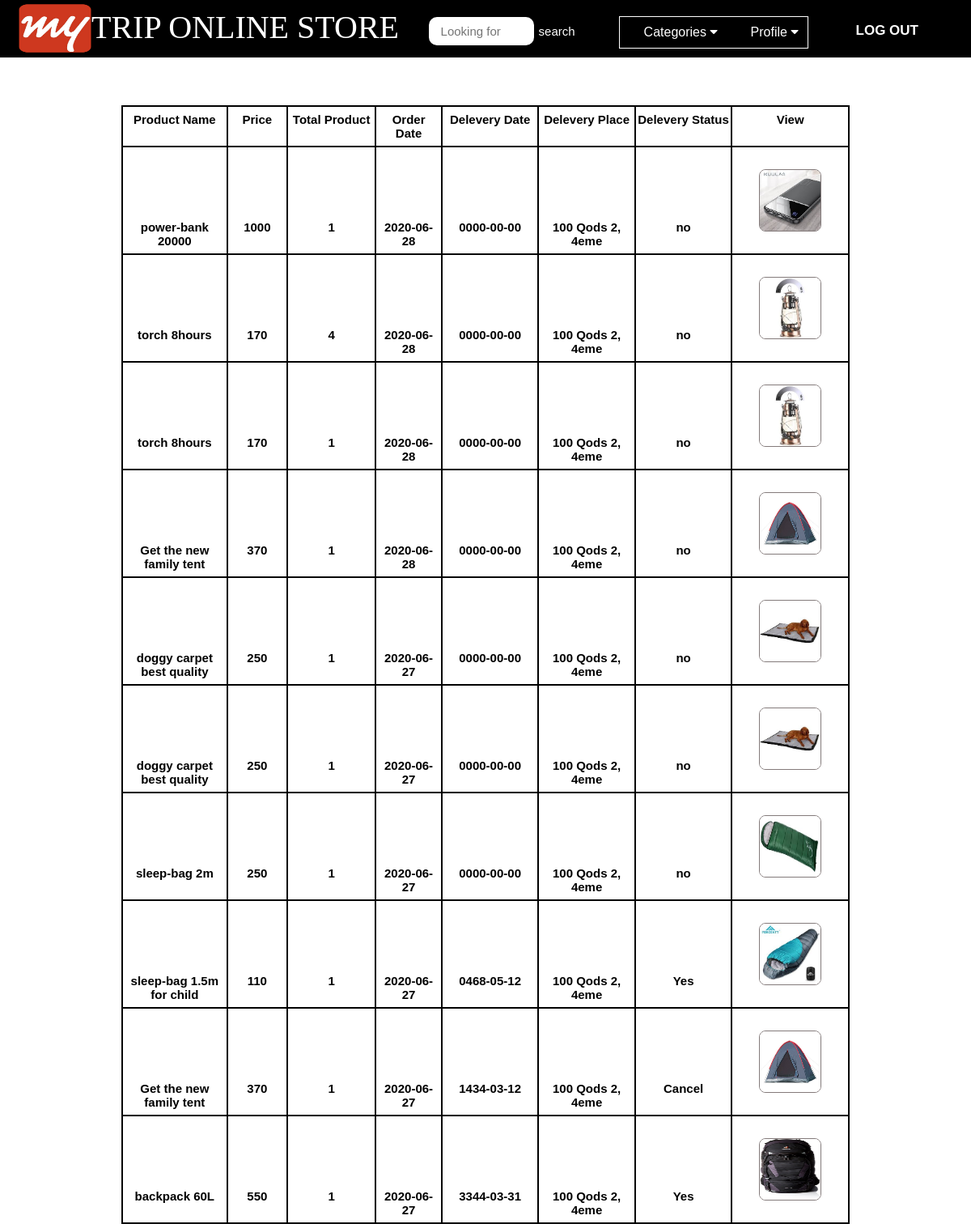
The app's page /profile.php (signed in) with its own data.
### tables this page shows
CREATE TABLE IF NOT EXISTS `orders` (
  `id` int(11) NOT NULL AUTO_INCREMENT,
  `uid` int(11) NOT NULL,
  `pid` int(11) NOT NULL,
  `quantity` int(11) NOT NULL,
  `oplace` text NOT NULL,
  `mobile` varchar(15) NOT NULL,
  `dstatus` varchar(10) NOT NULL DEFAULT 'no',
  `odate` date NOT NULL,
  `ddate` date NOT NULL,
  `delivery` varchar(30) NOT NULL,
  `price` int(11) DEFAULT NULL,
  PRIMARY KEY (`id`)
);

CREATE TABLE IF NOT EXISTS `products` (
  `id` int(11) NOT NULL AUTO_INCREMENT,
  `pName` varchar(100) NOT NULL,
  `price` int(11) NOT NULL,
  `piece` int(11) NOT NULL,
  `description` text NOT NULL,
  `available` int(11) NOT NULL,
  `category` varchar(100) NOT NULL,
  `type` varchar(100) NOT NULL,
  `item` varchar(100) NOT NULL,
  `pCode` varchar(20) NOT NULL,
  `picture` text NOT NULL,
  PRIMARY KEY (`id`)
);

### profile.php (the view, shortened to what this page needs)
<?php
if (!isset($_SESSION['user_login'])) {
	header("location: login.php");
}
else {
	$user = $_SESSION['user_login'];
}
$search_value = "";
?>
<!DOCTYPE html>
<html>
<head>
	<link rel="stylesheet" type="text/css" href="css/style.css">
        <link rel="stylesheet" href="https://cdnjs.cloudflare.com/ajax/libs/font-awesome/4.7.0/css/font-awesome.min.css">
</head>
<body style="background-image:url(image/94.jpg); background-position: center center; background-repeat: no-repeat; background-size:cover;">
	<div class="homepageheader">
			<div class="signinButton loginButton">
				<div class="uiloginbutton signinButton loginButton" style="margin-right: 40px;">
					<?php
						if ($user!="") {
							echo '<a style="text-decoration: none; color: #fff;" href="logout.php">LOG OUT</a>';
						}
						else {
							echo '<a style="text-decoration: none; color: #fff;" href="signup.php">SIGN UP</a>';
						}
					 ?>
				</div>
					<div>
					<?php
						if ($user!="") {
							echo '<div style="color: #FFFFFF;line-height: 10px;padding: 0px 24px;text-align: center;text-decoration: none;float: right;margin: 20px 0px 0px 10px; font-size: 10px;">
							        <div class="navbar1">
                                    <div class="dropdown1">
                                        <button class="dropbtn1" onclick="myFunction()">Profile
                                         <i class="fa fa-caret-down"></i>
                                        </button>
                                     <div class="dropdown-content1" id="myDropdown">
                                        <a href="mycart.php " style="border-top-left-radius:0px;border-top-right-radius:0px;">My</br></br>Cart</a>
                                        <a href="profile.php">My</br></br>Orders</a>
										<a href="addproduct.php">Add</br></br>Product</a>
                                        <a href="settings.php" style="border-bottom-left-radius:10px;border-bottom-right-radius:10px;">Settings</a>
                                     </div>
                                    </div>
									 <div class="dropdown2">
                                        <button class="dropbtn2" onclick="myFunction1()">Categories
                                         <i class="fa fa-caret-down"></i>
                                        </button>
                                     <div class="dropdown-content2" id="myDropdown2">
										<a href="OurProducts/back.php" style="border-top-left-radius:0px;border-top-right-radius:0px;">BACK&pack</a>
				                        <a href="OurProducts/carpet.php" >CARPETS</a>
				                        <a href="OurProducts/tent.php" >TENTS</a>
				                        <a href="OurProducts/sleep.php" >SLEEP&Bag</a>
				                        <a href="OurProducts/torch.php" >TORCH</a>
				                        <a href="OurProducts/power.php" style="border-bottom-left-radius:10px;border-bottom-right-radius:10px;">POWER&Bank</a>
                                     </div>
                                    </div>
                                   </div>
								   </div>';
						}
					 ?>
				</div>
			</div>
			<div style="float: left; margin: 5px 0px 0px 23px;">
				<a href="index.php">
					<img style=" height: 60px; width: 90px;" src="image/ayman.png">
				</a>
			</div>
			<div style="float:left;">
			<h1 style="padding:10px 0px 0px 0px ;color:white;font-size:40px;font-family:verdana;">TRIP ONLINE STORE</h1>
			</div>
			<div id="srcheader" style="float:right;margin:5px 0px 0px 0px;">
				<form id="newsearch" method="get" action="search.php">
				        <?php
				        	echo '<input type="text" class="srctextinput" name="keywords" size="21" maxlength="120"  placeholder="Looking for" value="'.$search_value.'"><input type="submit" value="search" class="srcbutton" >';
				         ?>
				</form>
			</div>
		</div>
		<div class="categolis">
		</div>
	<div style="margin-top: 20px;">
		<div style="width: 900px; margin: 0 auto;">
			<ul>
				<li >
					<div>
						<div>
							<table class="rightsidemenu" style="color:#000">
								<tr style="font-weight: bold; height:40px;" colspan="10" >
									<th>Product Name</th>
									<th>Price</th>
									<th>Total Product</th>
									<th>Order Date</th>
									<th>Delevery Date</th>
									<th>Delevery Place</th>
									<th>Delevery Status</th>
									<th>View</th>
								</tr>
								<tr >
									<?php include ( "inc/connect.inc.php");
									$query = "SELECT * FROM orders WHERE uid='$user' ORDER BY id DESC";
									$run = mysqli_query($con,$query);
									while ($row=mysqli_fetch_assoc($run)) {
										$pid = $row['pid'];
										$quantity = $row['quantity'];
										$oplace = $row['oplace'];
										$odate = $row['odate'];
										$ddate = $row['ddate'];
										$dstatus = $row['dstatus'];
										$query1 = "SELECT * FROM products WHERE id='$pid'";
										$run1 = mysqli_query($con,$query1);
										$row1=mysqli_fetch_assoc($run1);
										$pId = $row1['id'];
										$pName = substr($row1['pName'], 0,50);
										$price = $row1['price'];
										$picture = $row1['picture'];
										$item = $row1['item'];
									 ?>
									<th><?php echo $pName; ?></th>
									<th><?php echo $price; ?></th>
									<th><?php echo $quantity; ?></th>
									<th><?php echo $odate; ?></th>
									<th><?php echo $ddate; ?></th>
									<th><?php echo $oplace; ?></th>
									<th><?php echo $dstatus; ?></th>
									<th><?php echo '<div class="home-prodlist-img"><a href="OurProducts/view_product.php?pid='.$pId.'">
													<img src="image/product/'.$item.'/'.$picture.'" class="home-prodlist-imgi" style="height: 75px; width: 75px;margin-top:20px">
													</a>
												</div>' ?></th>
								</tr>
								<?php } ?>
							</table>
						</div>
					</div>
				</li>
			</ul>
		</div>
	</div>
</body>
</html>

### css/style.css (style rules this page uses)
html, body, div, span, applet, object, iframe, h1, h2, h3, h4, h5, h6, p, blockquote, pre, a, abbr, acronym, address, big, cite, code, del, dfn, em, img, ins, kbd, q, s, samp, small, strike, strong, sub, sup, tt, var, b, u, i, center, dl, dt, dd, ol, ul, li, fieldset, form, label, legend, table, caption, tbody, tfoot, thead, tr, th, td, article, aside, canvas, details, embed, figure, figcaption, footer, header, hgroup, menu, nav, output, ruby, section, summary, time, mark, audio, video { margin: 0; padding: 0; border: 0; font: inherit; vertical-align: baseline;ss box-sizing: border-box; }
body { line-height: normal; }
ol, ul { list-style: none; }
table { border-collapse: collapse; border-spacing: 0; }
* { margin: 0px; padding: 0px; }
body, button, input, label, select, td, textarea { font-family: Arial, Helvetica, tahoma,verdana,arial,sans-serif; font-size: 12px; }
body { width: 100%; position: relative; background-color: #ffffff; min-width: 1080px; }
.homepageheader { position: fixed; height: 70px; width: 100%; min-width: 980px; border-bottom: 1px solid #000; margin: 0px; background-image: initial; background-position-x: initial; background-position-y: initial; background-size: initial; background-repeat-x: initial; background-repeat-y: initial; background-attachment: initial; background-origin: initial; background-clip: initial; background-color: #000; }
.loginButton .signinButton { color: #FFFFFF; background: #000; border: 1px solid #000; cursor: pointer; display: inline-block; font-weight: bold; line-height: 10px; padding: 12px 24px; border-radius: 16px; text-align: center; text-decoration: none; float: right; margin: 20px 0px 0px 10px; font-size: 17px; }
#newsearch { float:left; padding:15px; }
.srctextinput { color:#000; margin: 0px; padding: 9px 15px; font-family: Arial, Helvetica, sans-serif; font-size:15px; border:0px solid #000; border-right:0px; border-top-left-radius: 10px 10px; border-top-right-radius: 10px 10px; border-bottom-left-radius: 10px 10px; border-bottom-right-radius:10px 10px; width: 100px; }
.srcbutton { margin: 0; padding: 9px 5px; font-family: Arial, Helvetica, sans-serif; font-size:15px; outline: none; cursor: pointer; text-align: center; text-decoration: none; color: #ffffff; border: solid 1px #000; border-right:0px; background: #000; border-top-right-radius: 10px 10px; border-top-left-radius: 10px 10px; border-bottom-right-radius: 10px 10px; border-bottom-left-radius: 10px 10px; }
.home-prodlist-imgi { height: 270px; width: 300px; padding: 0px; border: 1px solid #847b7b; border-radius: 8px; }
.categolis { line-height: 1.3; font-weight: bold; color: #fff; padding: 90px 0px 20px 50px; text-align: center; font-size: 27px; }
.rightsidemenu { float: right; text-align: center; width: 100%; margin: 0px; font-size: 15px; color: #fff; font-weight: bold; height: 200px; overflow: auto; }
.rightsidemenu th { margin-top: 5px; border: 2px solid; padding: 7px 2px; width: 10px; }
.navbar1 { border:1px solid; border-bottom-right-radius:0px; border-bottom-left-radius:0px; overflow: hidden; background-color: #000; font-family: Arial, Helvetica, sans-serif; }
.dropdown1 { float: right; overflow: hidden; }
.dropdown1 .dropbtn1 { cursor: pointer; font-size: 16px; border: none; outline: none; color: white; padding: 10px 11px; background-color: inherit; font-family: inherit; margin: 0; }
.dropdown2 { float: right; overflow: hidden; }
.dropdown2 .dropbtn2 { cursor: pointer; font-size: 16px; border: none; outline: none; color: white; padding: 10px 30px; background-color: inherit; font-family: inherit; margin: 0; }

### records on screen
orders: products.pName "power-bank 20000", products.price "1000", quantity "1", odate "2020-06-28", ddate "0000-00-00", oplace "100 Qods 2, 4eme", dstatus "no", products.item+picture (picture)
orders: products.pName "torch 8hours", products.price "170", quantity "4", odate "2020-06-28", ddate "0000-00-00", oplace "100 Qods 2, 4eme", dstatus "no", products.item+picture (picture)
orders: products.pName "torch 8hours", products.price "170", quantity "1", odate "2020-06-28", ddate "0000-00-00", oplace "100 Qods 2, 4eme", dstatus "no", products.item+picture (picture)
orders: products.pName "Get the new family tent", products.price "370", quantity "1", odate "2020-06-28", ddate "0000-00-00", oplace "100 Qods 2, 4eme", dstatus "no", products.item+picture (picture)
orders: products.pName "doggy carpet best quality", products.price "250", quantity "1", odate "2020-06-27", ddate "0000-00-00", oplace "100 Qods 2, 4eme", dstatus "no", products.item+picture (picture)
orders: products.pName "doggy carpet best quality", products.price "250", quantity "1", odate "2020-06-27", ddate "0000-00-00", oplace "100 Qods 2, 4eme", dstatus "no", products.item+picture (picture)
orders: products.pName "sleep-bag 2m", products.price "250", quantity "1", odate "2020-06-27", ddate "0000-00-00", oplace "100 Qods 2, 4eme", dstatus "no", products.item+picture (picture)
orders: products.pName "sleep-bag 1.5m for child", products.price "110", quantity "1", odate "2020-06-27", ddate "0468-05-12", oplace "100 Qods 2, 4eme", dstatus "Yes", products.item+picture (picture)
orders: products.pName "Get the new family tent", products.price "370", quantity "1", odate "2020-06-27", ddate "1434-03-12", oplace "100 Qods 2, 4eme", dstatus "Cancel", products.item+picture (picture)
orders: products.pName "backpack 60L", products.price "550", quantity "1", odate "2020-06-27", ddate "3344-03-31", oplace "100 Qods 2, 4eme", dstatus "Yes", products.item+picture (picture)
